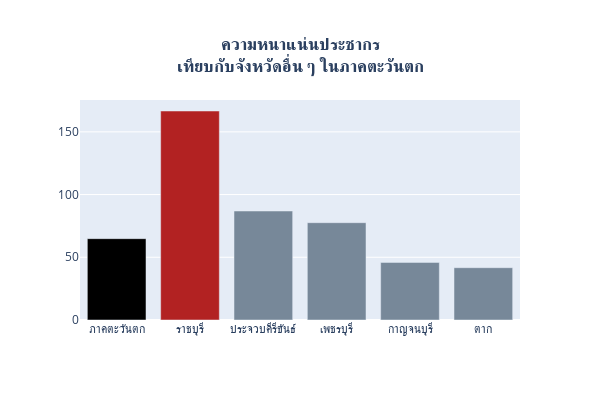

Notebook code for this chart:
### Code cell
config = {
  'toImageButtonOptions': {
    'format': 'svg', # one of png, svg, jpeg, webp
    'filename': 'custom_image',
    'height': 400,
    'width': 600,
    'scale': 1.1 # Multiply title/legend/axis/canvas sizes by this factor
  }
}

import plotly.graph_objects as go

df_tha_western = df_tha.loc[df_tha['name_en'].isin(li_western_provinces)]
df = df_tha_western.sort_values('pop_density', ascending=False)

colors = ['lightslategray',] * 6
colors[0] = 'black'
colors[1] = 'firebrick'

fig = go.Figure(data=[go.Bar(
    x=['ภาคตะวันตก'] 
    + df['name_th'].to_list(),
    y=[df_tha_western.pop_2022.sum()/df_tha_western.area_sqm.sum()] 
    + df['pop_density'].to_list(),
    marker_color=colors
)])
fig.update_layout(
    title_text='<b>ความหนาแน่นประชากร<br>เทียบกับจังหวัดอื่น ๆ ในภาคตะวันตก<b>',
    yaxis_title=""
    width=600,
    height=400,
    title_x=0.5)
fig.show(config=config)

### Figure 1 — Plotly figure (JSON) as saved in the notebook; plotly's stock layout.template omitted (floating-point values rounded to 4 significant figures)
{"data": [{"marker": {"color": ["black", "firebrick", "lightslategray", "lightslategray", "lightslategray", "lightslategray"]}, "type": "bar", "x": ["ภาคตะวันตก", "ราชบุรี", "ประจวบคีรีขันธ์", "เพชรบุรี", "กาญจนบุรี", "ตาก"], "y": [64.84, 166.6, 86.89, 77.58, 45.9, 41.7]}], "layout": {"height": 400, "title": {"text": "<b>ความหนาแน่นประชากร<br>เทียบกับจังหวัดอื่น ๆ ในภาคตะวันตก<b>", "x": 0.5}, "width": 600}}
